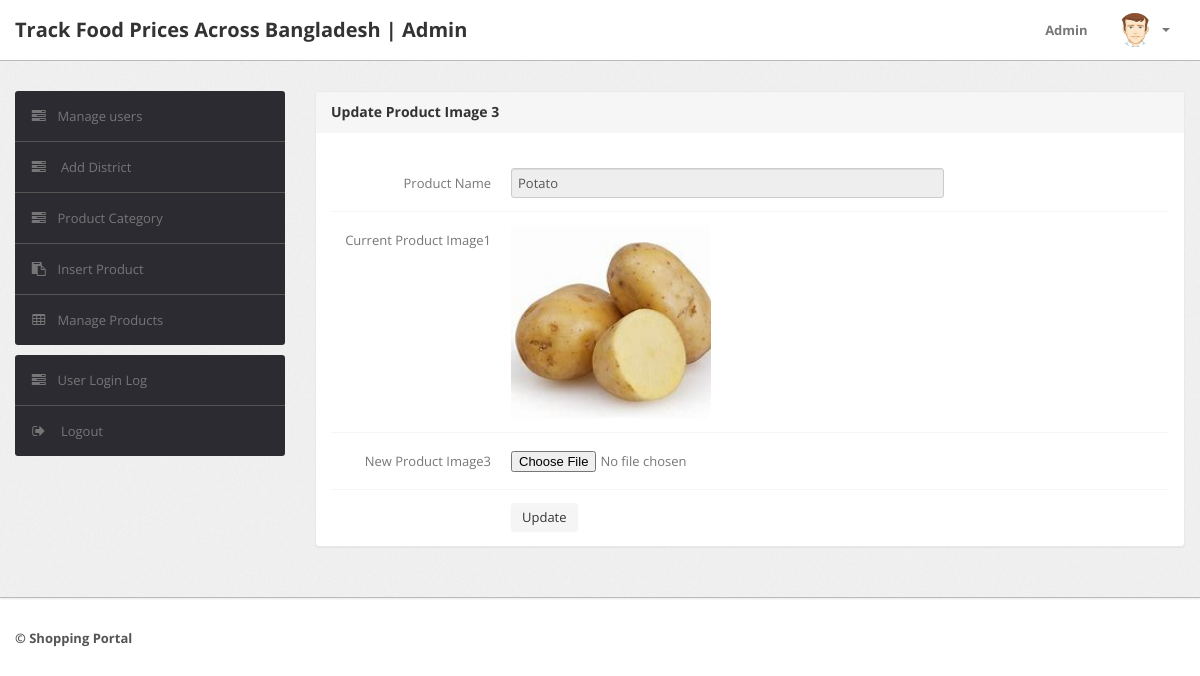
Page /Food/admin/update-image3.php?id=30 (signed in) on the committed database.
### tables this page shows
CREATE TABLE `products` (
  `id` int(11) NOT NULL,
  `category` int(11) NOT NULL,
  `subCategory` int(11) DEFAULT NULL,
  `productName` varchar(255) DEFAULT NULL,
  `productCompany` varchar(255) DEFAULT NULL,
  `productPrice` int(11) DEFAULT NULL,
  `productPriceBeforeDiscount` int(11) DEFAULT NULL,
  `productDescription` longtext DEFAULT NULL,
  `productImage1` varchar(255) DEFAULT NULL,
  `productImage2` varchar(255) DEFAULT NULL,
  `productImage3` varchar(255) DEFAULT NULL,
  `shippingCharge` int(11) DEFAULT NULL,
  `productAvailability` varchar(255) DEFAULT NULL,
  `postingDate` timestamp NULL DEFAULT current_timestamp(),
  `updationDate` varchar(255) DEFAULT NULL
);

### Food/admin/update-image3.php (the view, shortened to what this page needs)
<?php
include('include/config.php');
if(strlen($_SESSION['alogin'])==0)
	{
header('location:index.php');
}
else{
	$pid=intval($_GET['id']);
?>
<!DOCTYPE html>
<html lang="en">
<head>
	<link type="text/css" href="bootstrap/css/bootstrap.min.css" rel="stylesheet">
	<link type="text/css" href="bootstrap/css/bootstrap-responsive.min.css" rel="stylesheet">
	<link type="text/css" href="css/theme.css" rel="stylesheet">
	<link type="text/css" href="images/icons/css/font-awesome.css" rel="stylesheet">
</head>
<body>
<?php include('include/header.php');?>
	<div class="wrapper">
		<div class="container">
			<div class="row">
<?php include('include/sidebar.php');?>
			<div class="span9">
					<div class="content">
						<div class="module">
							<div class="module-head">
								<h3>Update Product Image 3</h3>
							</div>
							<div class="module-body">
									<br />
			<form class="form-horizontal row-fluid" name="insertproduct" method="post" enctype="multipart/form-data">
<?php
$query=mysqli_query($con,"select productName,productImage3 from products where id='$pid'");
while($row=mysqli_fetch_array($query))
{
?>
<div class="control-group">
<label class="control-label" for="basicinput">Product Name</label>
<div class="controls">
<input type="text"    name="productName"  readonly value="<?php echo htmlentities($row['productName']);?>" class="span8 tip" required>
</div>
</div>
<div class="control-group">
<label class="control-label" for="basicinput">Current Product Image1</label>
<div class="controls">
<img src="productimages/<?php echo htmlentities($pid);?>/<?php echo htmlentities($row['productImage3']);?>" width="200" height="100">
</div>
</div>
<div class="control-group">
<label class="control-label" for="basicinput">New Product Image3</label>
<div class="controls">
<input type="file" name="productimage3" id="productimage3" value="" class="span8 tip" required>
</div>
</div>
<?php } ?>
	<div class="control-group">
											<div class="controls">
												<button type="submit" name="submit" class="btn">Update</button>
											</div>
										</div>
									</form>
							</div>
						</div>
					</div>
				</div>
			</div>
		</div>
	</div>
<?php include('include/footer.php');?>
</body>
<?php } ?>

### Food/admin/css/theme.css (style rules this page uses)
body { font-size: 13px; font-family: 'Open Sans', Arial, sans-serif; background: #fff; color: #777 }
h1, h2, h3, h4, h5, h6 { color: #333; margin-top: 0 }
h3 { font-size: 20px }
.wrapper { background: url(../images/bg.png) #eee; border-bottom: 1px solid #bbb; -webkit-box-shadow: 0 1px 2px rgba(0,0,0,0.1); -moz-box-shadow: 0 1px 2px rgba(0,0,0,0.1); box-shadow: 0 1px 2px rgba(0,0,0,0.1); padding: 30px 0 }
form { margin: 0 }
select, textarea, input[type="text"], input[type="password"], input[type="datetime"], input[type="datetime-local"], input[type="date"], input[type="month"], input[type="time"], input[type="week"], input[type="number"], input[type="email"], input[type="url"], input[type="search"], input[type="tel"], input[type="color"], .uneditable-input, label, input, button, select, textarea { -webkit-border-radius: 3px; -moz-border-radius: 3px; border-radius: 3px; font-size: 13px; font-family: 'Open Sans', Tahoma, Arial, sans-serif }
.module { background: #fff; -webkit-border-radius: 3px; -moz-border-radius: 3px; border-radius: 3px; border: 1px solid #ccc; border-bottom-color: #bbb; -webkit-box-shadow: 0 0 1px rgba(0,0,0,0.2); -moz-box-shadow: 0 0 1px rgba(0,0,0,0.2); box-shadow: 0 0 1px rgba(0,0,0,0.2); margin-bottom: 30px }
.form-horizontal .control-group, .form-vertical .control-group { margin-bottom: 0 }
.form-horizontal .control-group+.control-group, .form-vertical .control-group+.control-group { margin-top: 13px; padding-top: 13px; border-top: 1px solid #f5f5f5 }
.btn, .btn-box { -webkit-border-radius: 3px; -moz-border-radius: 3px; border-radius: 3px }
.btn { font-size: 13px; font-weight: 600 }
.btn { display: inline-block; margin-bottom: 0; font-weight: 400; text-align: center; vertical-align: middle; cursor: pointer; background-image: none; border: 1px solid transparent; white-space: nowrap; padding: 4px 10px; font-size: 13px; line-height: 1.42857; border-radius: 4px; -webkit-user-select: none; -moz-user-select: none; -ms-user-select: none; user-select: none }
.module { box-shadow: 0 0 3px rgba(0,0,0,.1); border-color: #e9e9e9; margin-bottom: 20px; background-color: #fff; border-radius: 4px; -webkit-box-shadow: 0 1px 1px rgba(0,0,0,.05); box-shadow: 0 1px 1px rgba(0,0,0,.05); }
.module-head { color: #767676; background-color: #f6f6f6; border-color: #e9e9e9; padding: 10px 15px; border-bottom: 1px solid transparent; border-top-right-radius: 3px; border-top-left-radius: 3px; }
.module-head h3 { font-size: 14px; line-height: 20px; height: 20px; margin: 0 }
.module-body { padding: 15px }

### rows in the picture
products: productName "Potato", productImage3 (picture)
